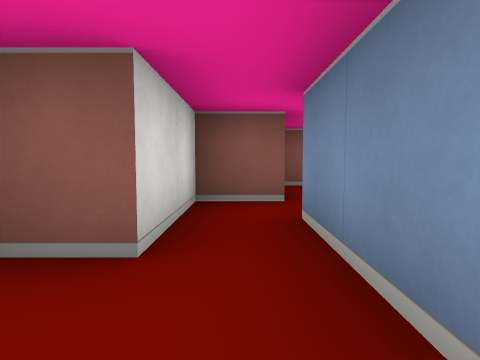
view 1 (above)

16 first-person views from a walk through a cub3D maze. The camera is about half as high as the walls, tilts 4° down and sees 75° across. The floor is counted in squares. Each view is taken from the middle of a square. On the plan, view 1 faces up. The plan holds only what a view shows up to about 9 squares ahead; the rest is blank. The place goes on beyond the plan.

view 2
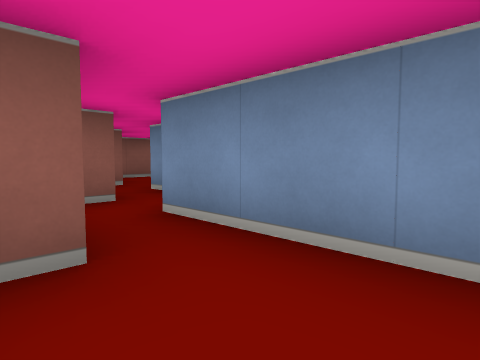

view 3
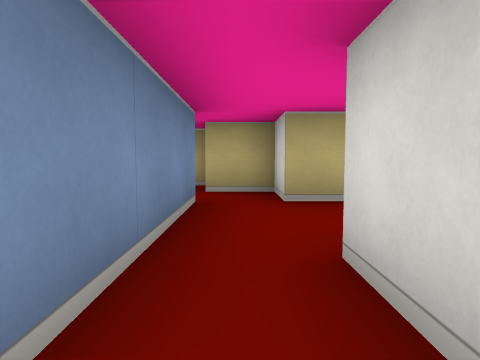

view 4
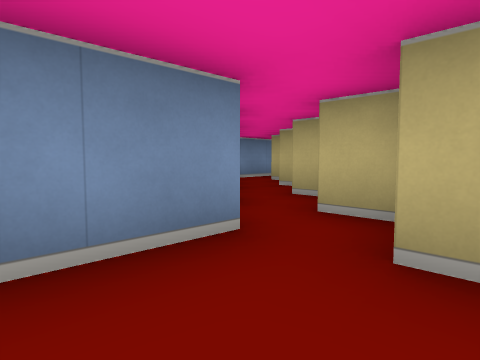

view 5
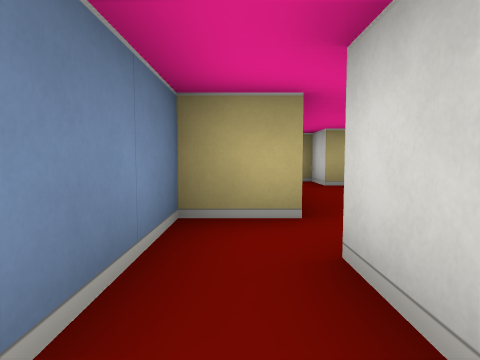

view 6
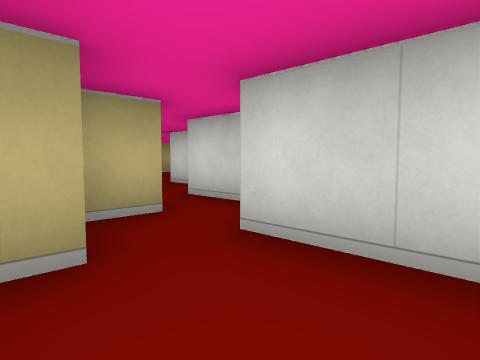

view 7
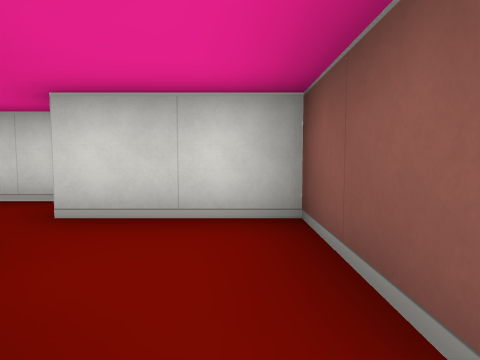

view 8
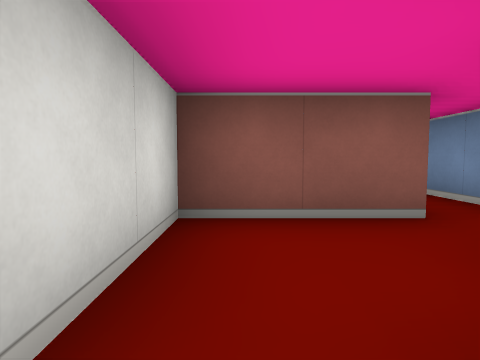

view 9
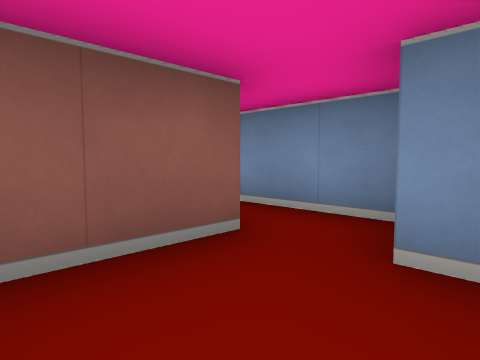

view 10
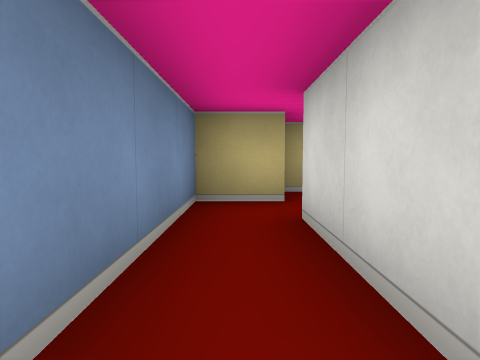

view 11
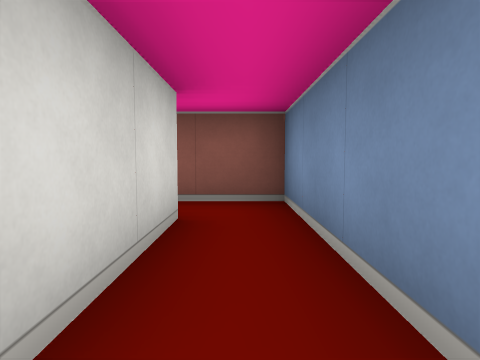

view 12
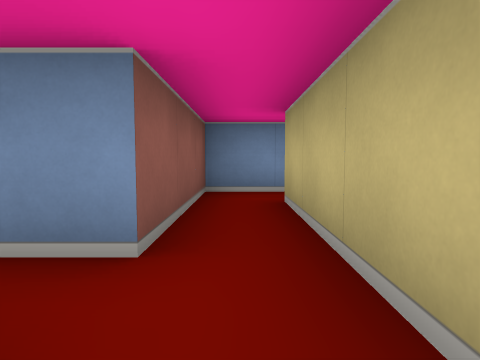

view 13
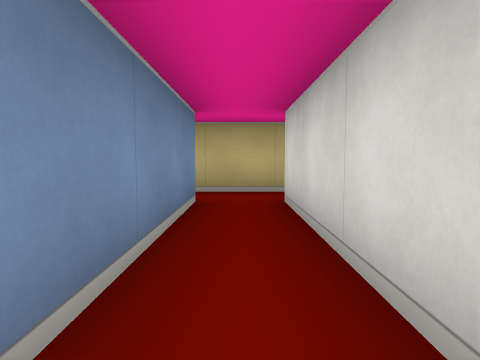

view 14
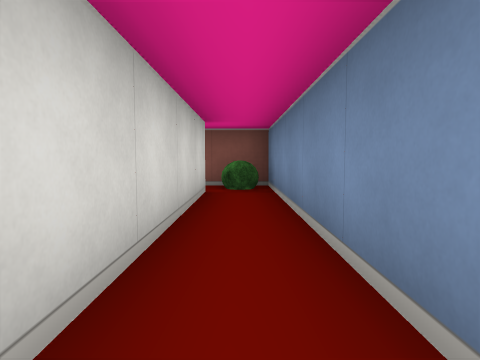

view 15
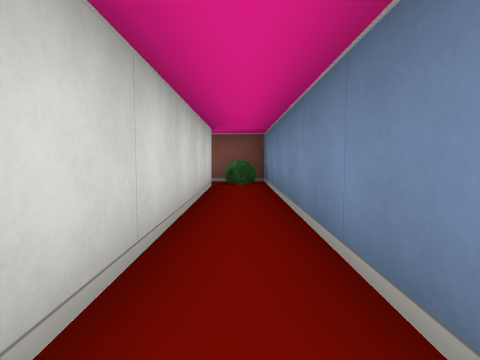

view 16
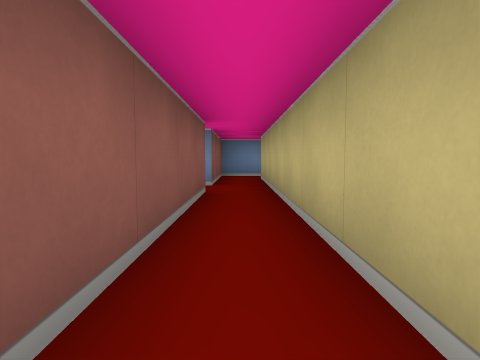

### Floor plan
Ten units are one square. View 1 is at (0, 0); x grows to the right and y downward. Boxes are objects, and circles mark ways between rooms. Rooms are numbered by the first view taken in them; rooms with no view inside come last. Other rooms are left out.
<svg viewBox="-45 -160 95 223">
<path fill="none" stroke="#000" d="M5 5 5 -25 15 -25 15 -35M-5 5 -5 15 5 15M5 25 15 25M5 -35 -5 -35 -5 -15 -12 -15M45 58 45 45M-12 5 -5 5M34 -65 45 -65 45 -95M24 -55 34 -55M5 -50 5 -35M15 -35 15 -45 22 -45M35 -95 35 -75 15 -75 15 -55 8 -55M45 -95 45 -105 35 -105M-34 -95 5 -95M5 -105 -34 -105M5 -95 35 -95M35 -105 15 -105 15 -150M5 -155 5 -105"/>
<circle cx="-10" cy="0" r="3" fill="#2a7"/>
<circle cx="10" cy="-30" r="3" fill="#2a7"/>
<circle cx="40" cy="-85" r="3" fill="#2a7"/>
<circle cx="25" cy="-100" r="3" fill="#2a7"/>
<circle cx="0" cy="-100" r="3" fill="#2a7"/>
<text x="10" y="10">1</text>
<text x="-20" y="0">2</text>
<text x="30" y="-60">3</text>
<text x="40" y="-100">4</text>
<text x="-40" y="-90">5</text>
<text x="10" y="-110">6</text>
</svg>
Room 1 opens to room 2. Room 1 opens to room 3. Room 3 opens to room 4. Room 4 opens to room 6. Room 5 opens to room 6.

Where each view was taken, in squares from view 1:
view 1: 0 up, 0 right, facing up
view 2: 0 up, 1 left, facing up-right
view 3: 3 up, 0 right, facing down
view 4: 1 up, 1 left, facing down-right
view 5: 5 up, 1 right, facing down
view 6: 7 up, 3 right, facing down-left
view 7: 7 up, 4 right, facing left
view 8: 5 up, 2 right, facing up
view 9: 6 up, 2 right, facing up-right
view 10: 10 up, 4 right, facing down
view 11: 7 up, 4 right, facing up
view 12: 10 up, 0 right, facing right
view 13: 14 up, 1 right, facing down
view 14: 11 up, 1 right, facing up
view 15: 10 up, 1 right, facing up
view 16: 10 up, 4 left, facing right
